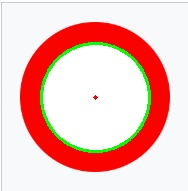
#> input picture outputs/detection/Screenshot 2026-07-05 113537_hough_overlay.jpg, 188 x 191 px
$ python -i detection.py   (imports and definitions only)
#> lines starting #> are read from the running program, lines starting #| are printed output that depends on the picture; after the words box and inside, x2 and y2 are one past the last pixel; in counts of white or black regions, pixels touching at a corner belong together

from __future__ import annotations

import argparse
import csv
import os
from pathlib import Path
from typing import Iterable

import cv2
import matplotlib.pyplot as plt
import numpy as np


IMAGE_EXTENSIONS = {".jpg", ".jpeg", ".png", ".bmp", ".webp"}


# ============== BASIC UTILITIES ==============

# [27 lines left out: functions load_image, save_image, list_image_files, not called in this run]


def _odd_kernel_size(value: int) -> int:
    value = max(3, int(value))
    return value if value % 2 == 1 else value + 1


# [6 lines left out: function to_gray_blur, not called in this run]


# ============== OPTION A: CANNY + HOUGH ==============

def canny_edge(img_gray: np.ndarray, low: int, high: int) -> np.ndarray:
    """Detect edges using Canny hysteresis thresholds."""
    return cv2.Canny(img_gray, int(low), int(high))


# [151 lines left out: functions hough_circles, _circle_iou, filter_circles, circle_bbox, crop_by_circle, draw_circles_on_image and 2 more, not called in this run]


# ============== OPTION B: HSV MASK + MARKER-CONTROLLED WATERSHED ==============

def traffic_sign_color_mask(img_bgr: np.ndarray,
                            include_red: bool = True,
                            include_blue: bool = True,
                            include_yellow: bool = True) -> np.ndarray:
    """Create a combined HSV mask for common traffic sign colors."""
    hsv = cv2.cvtColor(img_bgr, cv2.COLOR_BGR2HSV)
    masks: list[np.ndarray] = []

    if include_red:
        red1 = cv2.inRange(hsv, np.array((0, 70, 50), dtype=np.uint8), np.array((10, 255, 255), dtype=np.uint8))
        red2 = cv2.inRange(hsv, np.array((170, 70, 50), dtype=np.uint8), np.array((180, 255, 255), dtype=np.uint8))
        masks.append(cv2.bitwise_or(red1, red2))
    if include_blue:
        masks.append(cv2.inRange(hsv, np.array((95, 60, 50), dtype=np.uint8), np.array((130, 255, 255), dtype=np.uint8)))
    if include_yellow:
        masks.append(cv2.inRange(hsv, np.array((15, 60, 80), dtype=np.uint8), np.array((40, 255, 255), dtype=np.uint8)))

    if not masks:
        return np.zeros(img_bgr.shape[:2], dtype=np.uint8)

    mask = masks[0]
    for next_mask in masks[1:]:
        mask = cv2.bitwise_or(mask, next_mask)
    return mask


def clean_binary_mask(mask: np.ndarray, opening_ksize: int = 5) -> np.ndarray:
    """Clean a binary mask using opening and closing."""
    k = _odd_kernel_size(opening_ksize)
    kernel = np.ones((k, k), np.uint8)
    clean = cv2.morphologyEx(mask, cv2.MORPH_OPEN, kernel)
    clean = cv2.morphologyEx(clean, cv2.MORPH_CLOSE, kernel)
    return clean


def make_marker_watershed(img_bgr: np.ndarray,
                          hsv_lower: tuple | None = None,
                          hsv_upper: tuple | None = None,
                          opening_ksize: int = 5) -> np.ndarray:
    """
    Segment likely traffic-sign regions with marker-controlled Watershed.

    If hsv_lower/hsv_upper are provided, only that HSV range is used.
    Otherwise, red/blue/yellow traffic-sign colors are combined.
    Returns a binary foreground mask where 255 means detected foreground.
    """
    hsv = cv2.cvtColor(img_bgr, cv2.COLOR_BGR2HSV)
    if hsv_lower is not None and hsv_upper is not None:
        base_mask = cv2.inRange(hsv, np.array(hsv_lower, dtype=np.uint8), np.array(hsv_upper, dtype=np.uint8))
    else:
        base_mask = traffic_sign_color_mask(img_bgr)

    mask_clean = clean_binary_mask(base_mask, opening_ksize)
    if cv2.countNonZero(mask_clean) == 0:
        return mask_clean

    kernel = np.ones((3, 3), np.uint8)
    sure_bg = cv2.dilate(mask_clean, kernel, iterations=3)
    dist = cv2.distanceTransform(mask_clean, cv2.DIST_L2, 5)
    _, sure_fg = cv2.threshold(dist, 0.35 * dist.max(), 255, cv2.THRESH_BINARY)
    sure_fg = sure_fg.astype(np.uint8)
    unknown = cv2.subtract(sure_bg, sure_fg)

    _, markers = cv2.connectedComponents(sure_fg)
    markers = markers + 1
    markers[unknown == 255] = 0
    markers = cv2.watershed(img_bgr.copy(), markers)

    watershed_mask = np.zeros(mask_clean.shape, dtype=np.uint8)
    watershed_mask[markers > 1] = 255
    watershed_mask = clean_binary_mask(watershed_mask, 3)
    return watershed_mask


# [14 lines left out: function crop_by_mask, not called in this run]


def detect_watershed_pipeline(img_bgr: np.ndarray,
                              hsv_lower: tuple | None = None,
                              hsv_upper: tuple | None = None,
                              opening_ksize: int = 5,
                              min_area: int = 100,
                              pad: int = 8) -> dict:
    """Pipeline B: HSV color mask -> morphology -> marker-controlled Watershed -> Crop."""
    hsv = cv2.cvtColor(img_bgr, cv2.COLOR_BGR2HSV)
    if hsv_lower is not None and hsv_upper is not None:
        mask_color = cv2.inRange(hsv, np.array(hsv_lower, dtype=np.uint8), np.array(hsv_upper, dtype=np.uint8))
    else:
        mask_color = traffic_sign_color_mask(img_bgr)
    mask_clean = clean_binary_mask(mask_color, opening_ksize)
    watershed_mask = make_marker_watershed(img_bgr, hsv_lower, hsv_upper, opening_ksize)

    contours, _ = cv2.findContours(watershed_mask, cv2.RETR_EXTERNAL, cv2.CHAIN_APPROX_SIMPLE)
    crops = []
    bboxes = []
    h_img, w_img = img_bgr.shape[:2]
    for cnt in contours:
        area = cv2.contourArea(cnt)
        if area < min_area:
            continue
        x, y, w, h = cv2.boundingRect(cnt)
        x1 = max(0, x - pad)
        y1 = max(0, y - pad)
        x2 = min(w_img, x + w + pad)
        y2 = min(h_img, y + h + pad)
        crop = img_bgr[y1:y2, x1:x2]
        if crop.size > 0:
            crops.append(crop)
            bboxes.append((x1, y1, x2, y2))

    img_contours = img_bgr.copy()
    cv2.drawContours(img_contours, contours, -1, (0, 255, 0), 2)

    return {
        "hsv": hsv,
        "mask_color": mask_color,
        "mask_clean": mask_clean,
        "mask": watershed_mask,
        "contours": contours,
        "bboxes": bboxes,
        "crops": crops,
        "num_signs": len(crops),
        "img_contours": img_contours,
    }


# ============== PARAMETER SURVEYS ==============

# [41 lines left out: functions survey_canny_thresholds, survey_hough_param2, not called in this run]


def survey_watershed_kernel(img_bgr: np.ndarray,
                            kernel_sizes: Iterable[int] | None = None) -> dict:
    """Survey morphology kernel sizes for the watershed branch."""
    if kernel_sizes is None:
        kernel_sizes = [3, 5, 7]

    results = {}
    for k in kernel_sizes:
        out = detect_watershed_pipeline(img_bgr, opening_ksize=int(k))
        results[int(k)] = {
            "mask": out["mask"],
            "mask_pixels": int(cv2.countNonZero(out["mask"])),
            "num_regions": out["num_signs"],
            "img_contours": out["img_contours"],
        }
    return results


# ============== VISUALIZATION AND BATCH OUTPUT ==============

# [101 lines left out: functions show_images_grid, save_detection_outputs, main, not called in this run]


# [2 lines not run here, left out]

>>> import cv2
>>> picture = cv2.imread('../outputs/detection/Screenshot 2026-07-05 113537_hough_overlay.jpg')
#> picture is the input picture: shape (191, 188, 3); mean B, G, R 188.7, 194.8, 242
>>> result = survey_watershed_kernel(picture)
#> the loop in survey_watershed_kernel, `for k in kernel_sizes:` made 3 passes
#> pass 1, in traffic_sign_color_mask, `red1 = cv2.inRange(hsv, np.array((0, 70, 50), dtype=np.uint8), np.arra..`:
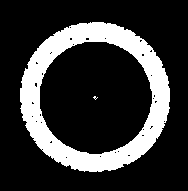
#> red1: shape (191, 188); 21.5% white; 2 white regions (1 under 20 px), largest, box (x1, y1, x2, y2) and area: (20, 22, 170, 172) 7723
#> pass 1, in traffic_sign_color_mask, `red2 = cv2.inRange(hsv, np.array((170, 70, 50), dtype=np.uint8), np.ar..`:
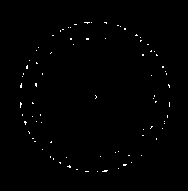
#> red2: shape (191, 188); 0.62% white in thin lines or dots, all inside (x1, y1, x2, y2) = (20, 22, 170, 172)
#> pass 1, in traffic_sign_color_mask, `mask = masks[0]`:
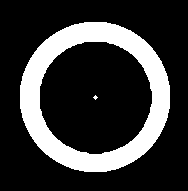
#> mask: shape (191, 188); 22.2% white; 2 white regions (1 under 20 px), largest, box (x1, y1, x2, y2) and area: (20, 22, 170, 172) 7942
#> after the loop in survey_watershed_kernel, `for k in kernel_sizes:`: results = 3 items
#> result = 3 items

$ run again, on outputs/detection/Screenshot 2026-07-05 113544_hough_overlay.jpg
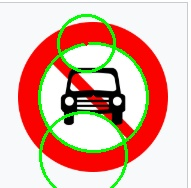
#> input picture outputs/detection/Screenshot 2026-07-05 113544_hough_overlay.jpg, 191 x 188 px
#> picture is the input picture: shape (188, 191, 3); mean B, G, R 167.9, 181.3, 223.7
#> the loop in survey_watershed_kernel, `for k in kernel_sizes:` made 3 passes
#> pass 1, in traffic_sign_color_mask, `red1 = cv2.inRange(hsv, np.array((0, 70, 50), dtype=np.uint8), np.arra..`:
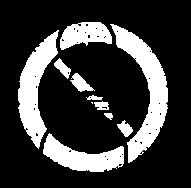
#> red1: shape (188, 191); 22.5% white; 11 white regions (1 under 20 px), largest, box (x1, y1, x2, y2) and area: (110, 24, 168, 163) 2728, (18, 30, 59, 149) 2117, (43, 133, 124, 172) 1563
#> pass 1, in traffic_sign_color_mask, `mask = masks[0]`:
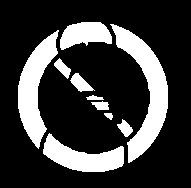
#> mask: shape (188, 191); 23.2% white; 10 white regions, largest, box (x1, y1, x2, y2) and area: (110, 24, 168, 163) 2790, (18, 30, 59, 149) 2170, (43, 133, 124, 172) 1607
#> after the loop in survey_watershed_kernel, `for k in kernel_sizes:`: results = 3 items
